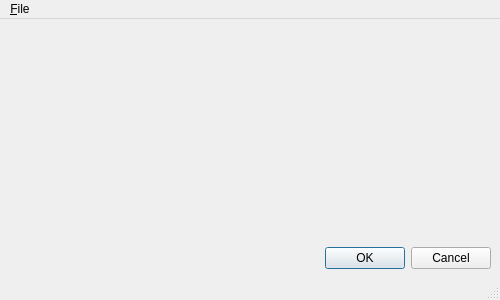
<?xml version="1.0" encoding="UTF-8"?>
<ui version="4.0">
 <class>MainWindow</class>
 <widget class="QMainWindow" name="MainWindow">
  <property name="geometry">
   <rect>
    <x>0</x>
    <y>0</y>
    <width>500</width>
    <height>300</height>
   </rect>
  </property>
  <property name="windowTitle">
   <string>MainWindow</string>
  </property>
  <widget class="QWidget" name="centralwidget">
   <layout class="QVBoxLayout" name="verticalLayout">
    <item>
     <spacer name="verticalSpacer">
      <property name="orientation">
       <enum>Qt::Vertical</enum>
      </property>
      <property name="sizeHint" stdset="0">
       <size>
        <width>20</width>
        <height>202</height>
       </size>
      </property>
     </spacer>
    </item>
    <item>
     <widget class="QDialogButtonBox" name="buttonBox">
      <property name="standardButtons">
       <set>QDialogButtonBox::Cancel|QDialogButtonBox::Ok</set>
      </property>
     </widget>
    </item>
   </layout>
  </widget>
  <widget class="QMenuBar" name="menubar">
   <property name="geometry">
    <rect>
     <x>0</x>
     <y>0</y>
     <width>500</width>
     <height>22</height>
    </rect>
   </property>
   <widget class="QMenu" name="menu_File">
    <property name="title">
     <string>&amp;File</string>
    </property>
    <addaction name="action_Quit"/>
   </widget>
   <addaction name="menu_File"/>
  </widget>
  <widget class="QStatusBar" name="statusbar"/>
  <action name="action_Quit">
   <property name="text">
    <string>&amp;Quit</string>
   </property>
  </action>
 </widget>
 <resources/>
 <connections>
  <connection>
   <sender>action_Quit</sender>
   <signal>triggered()</signal>
   <receiver>MainWindow</receiver>
   <slot>close()</slot>
   <hints>
    <hint type="sourcelabel">
     <x>-1</x>
     <y>-1</y>
    </hint>
    <hint type="destinationlabel">
     <x>249</x>
     <y>149</y>
    </hint>
   </hints>
  </connection>
  <connection>
   <sender>buttonBox</sender>
   <signal>accepted()</signal>
   <receiver>MainWindow</receiver>
   <slot>close()</slot>
   <hints>
    <hint type="sourcelabel">
     <x>339</x>
     <y>255</y>
    </hint>
    <hint type="destinationlabel">
     <x>429</x>
     <y>169</y>
    </hint>
   </hints>
  </connection>
  <connection>
   <sender>buttonBox</sender>
   <signal>rejected()</signal>
   <receiver>MainWindow</receiver>
   <slot>close()</slot>
   <hints>
    <hint type="sourcelabel">
     <x>283</x>
     <y>248</y>
    </hint>
    <hint type="destinationlabel">
     <x>241</x>
     <y>147</y>
    </hint>
   </hints>
  </connection>
 </connections>
</ui>
